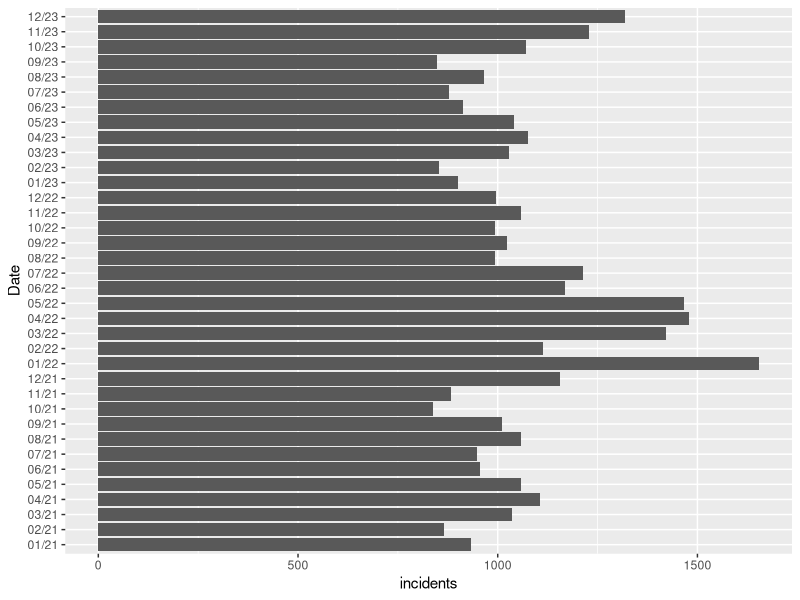
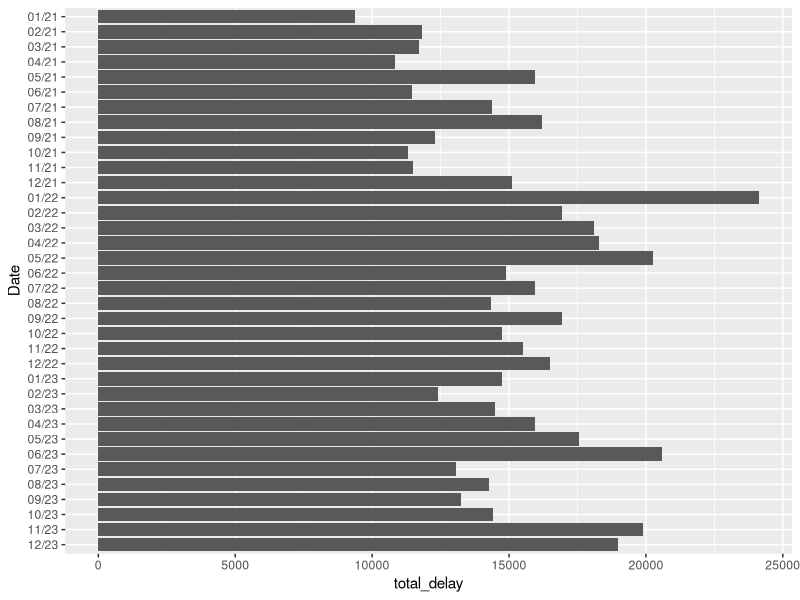
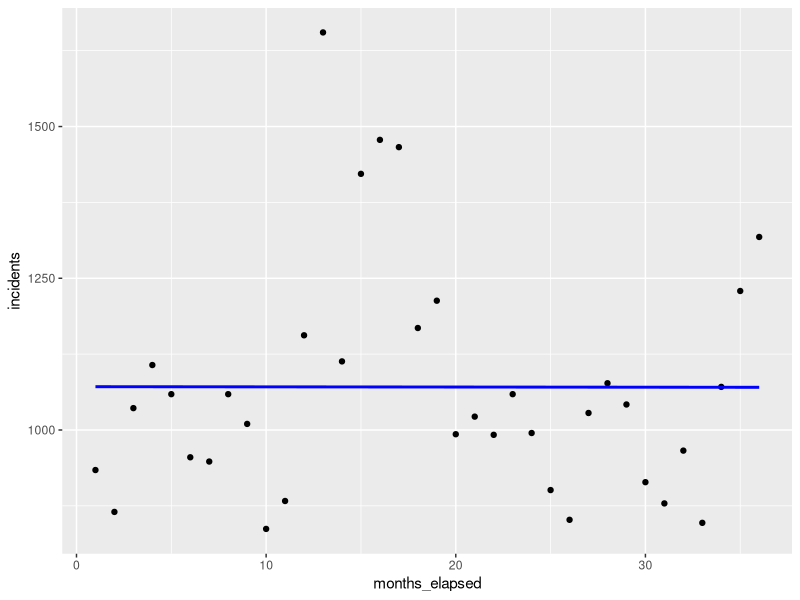
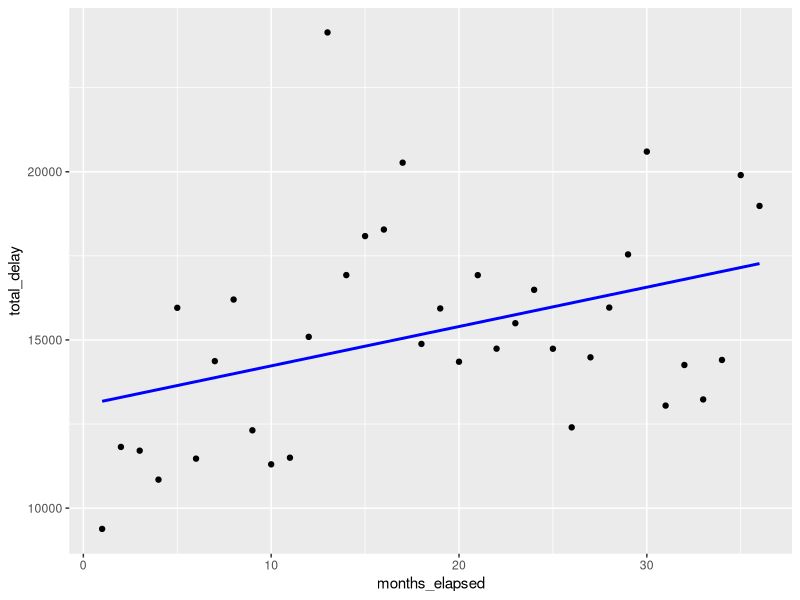

These charts were generated, in order, by the following R code:
## ---- chunk 1
#| include: false
#| warning: false
#| message: false

library(tidyverse)
library(here)
library(knitr)
library(kableExtra)
analysis_data <- read_csv(here("outputs/data/analysis_data.csv"))
analysis_data$Date <- factor(analysis_data$Date, levels = unique(analysis_data$Date))
raw_data_ex <- read_csv(here("inputs/data/raw_data_2021.csv"))

## ---- chunk 2
#| echo: false
table_raw <- kable(head(raw_data_ex)) %>% 
  kable_styling(full_width = FALSE) %>% 
  kable_styling(
      latex_options = c("hold_position"),
      full_width = FALSE
    ) %>%
    column_spec(column = 1:ncol(raw_data_ex), width = "2cm")

table_raw2 <- kable(head(raw_data_ex),
  escape = FALSE) %>%
  kable_styling(
    full_width = FALSE,  # Set to FALSE to limit width
    bootstrap_options = "striped",  # Add striped rows for better readability
    latex_options = c("hold_position")  # Use LaTeX options
  ) %>%
  row_spec(0, bold = TRUE)  # Bold the header row


table_raw2
## ---- chunk 3
#| echo: false
table <- kable(head(analysis_data)) %>% 
  kable_styling(full_width = FALSE)

table 
## ---- chunk 4
#| echo: false


ggplot(analysis_data, aes(Date, incidents)) +
  geom_col()+
  coord_flip()
## ---- chunk 5
#| echo: false

ggplot(analysis_data, aes(Date, total_delay)) +
  geom_col() +
  coord_flip() + 
  scale_x_discrete(limits = rev(levels(analysis_data$Date)))
## ---- chunk 6
ggplot(analysis_data, aes(x = months_elapsed, y = incidents)) +
  geom_point() +
  geom_smooth(method = "lm", se = FALSE, color = "blue") # Add a line of best fit
## ---- chunk 7
ggplot(analysis_data, aes(x = months_elapsed, y = total_delay)) +
  geom_point() +
  geom_smooth(method = "lm", se = FALSE, color = "blue") # Add a line of best fit

## ---- chunk 8
incidents_correlation <- cor(analysis_data$months_elapsed, analysis_data$incidents)
delay_correlation <- cor(analysis_data$months_elapsed, analysis_data$total_delay)
print(paste("Incidents_Correlation (R value):", incidents_correlation))
print(paste("Delay_Correlation (R value):", delay_correlation))
